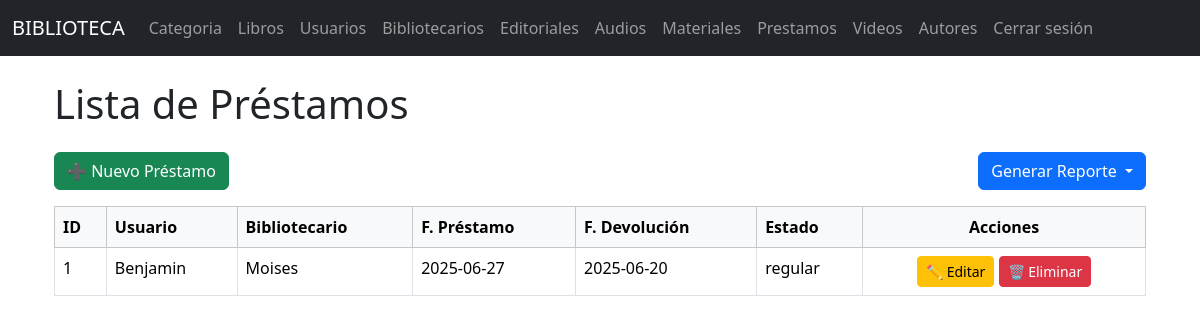
The page /prestamos/ on the database its author committed.
### models/prestamo_model.py (models this page shows, shortened)
class Prestamo(db.Model):
    __tablename__ = 'prestamos'
    id_prestamo = db.Column(db.Integer, primary_key=True)
    id_usuario = db.Column(db.Integer, nullable=False)
    id_bibliotecario = db.Column(db.Integer, nullable=False)
    fecha_prestamo = db.Column(db.Date, nullable=False)
    fecha_devolucion = db.Column(db.Date, nullable=False)
    estado = db.Column(db.String(20), nullable=False)
    @staticmethod
    def get_all():
        return Prestamo.query.all()

### controllers/prestamo_controllers.py (the view)
@prestamo_bp.route("/")
def index():
    prestamos = Prestamo.get_all()
    usuarios = Usuario.get_all()
    return prestamo_view.list(prestamos, usuarios)

### models/usuario_model.py (called while the page is built)
    @staticmethod #no depende de la clase
    def get_all():
        return Usuario.query.all()

### views/prestamo_view.py (called while the page is built)
def list(prestamos, usuarios):
    return render_template("prestamos/index.html", prestamos=prestamos, usuarios=usuarios)

### templates/prestamos/index.html (shortened to what this page needs)
{% extends 'base.html' %}
{% block content %}
<div class="container mt-4">
    <h1 class="mb-4">Lista de Préstamos</h1>
    <div class="d-flex justify-content-between align-items-center mb-3">
        <a href="{{ url_for('prestamo.create') }}" class="btn btn-success">➕ Nuevo Préstamo</a>
        <div class="btn-group">
            <button class="btn btn-primary dropdown-toggle" data-bs-toggle="dropdown" aria-expanded="false">
                 Generar Reporte
            </button>
        </div>
    </div>
    <table class="table table-hover table-bordered">
        <thead class="table-light">
            <tr>
                <th>ID</th>
                <th>Usuario</th>
                <th>Bibliotecario</th>
                <th>F. Préstamo</th>
                <th>F. Devolución</th>
                <th>Estado</th>
                <th class="text-center">Acciones</th>
            </tr>
        </thead>
        <tbody>
            {% for p in prestamos %}
            <tr>
                <td>{{ p.id_prestamo }}</td>
                <td>{{ (usuarios | selectattr("id", "equalto", p.id_usuario) | first).nombre }}</td>
                <td>{{ (usuarios | selectattr("id", "equalto", p.id_bibliotecario) | first).nombre }}</td>
                <td>{{ p.fecha_prestamo }}</td>
                <td>{{ p.fecha_devolucion }}</td>
                <td>{{ p.estado }}</td>
                <td class="text-center">
                    <a href="{{ url_for('prestamo.edit', id_prestamo=p.id_prestamo) }}" class="btn btn-sm btn-warning">✏️ Editar</a>
                    <a href="{{ url_for('prestamo.delete', id_prestamo=p.id_prestamo) }}" class="btn btn-sm btn-danger" onclick="return confirm('¿Eliminar este préstamo?')">🗑️ Eliminar</a>
                </td>
            </tr>
            {% endfor %}
        </tbody>
    </table>
</div>
{% endblock %}

### rows shown on the page
Prestamo: id_prestamo "1", id_usuario "Benjamin", id_bibliotecario "Moises", fecha_prestamo "2025-06-27", fecha_devolucion "2025-06-20", estado "regular"
